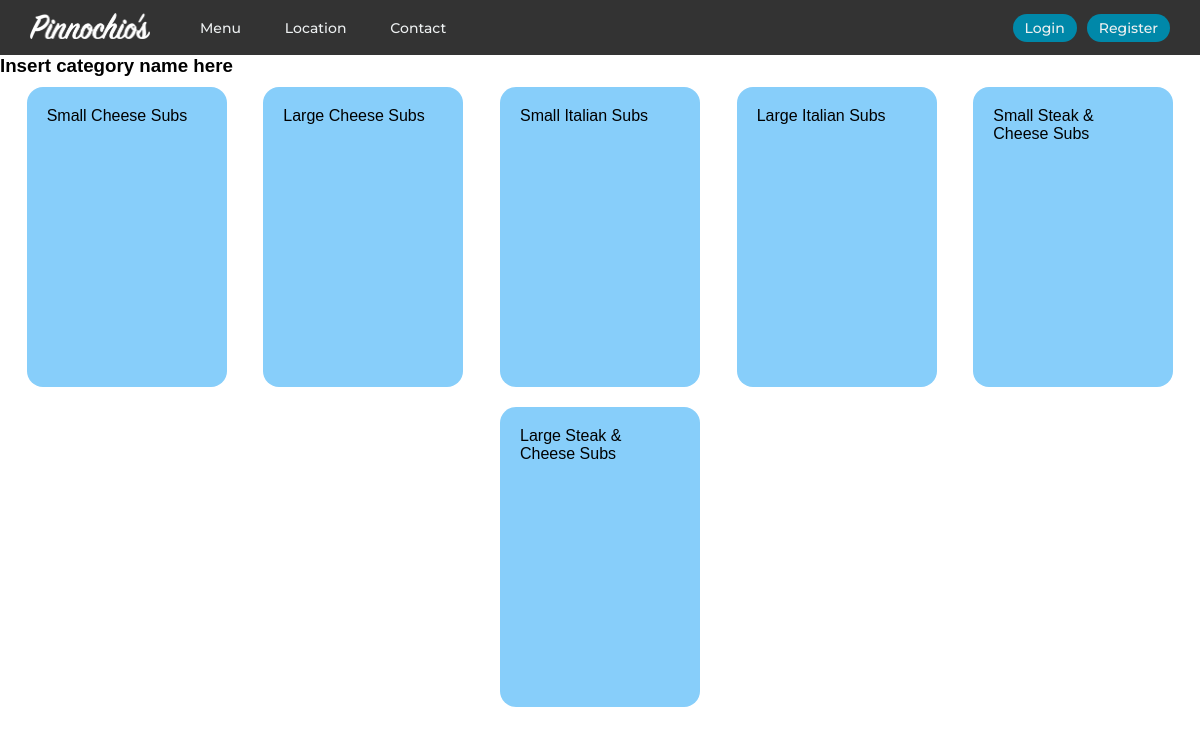
/Subs, run on the app's committed database.
### orders/models.py (models this page shows, shortened)
class Menu_Item(models.Model):
    name = models.CharField(max_length=200)
    description = models.CharField(max_length=200)
    category = models.ForeignKey('Category', blank=False, on_delete=models.CASCADE, related_name="menu_items")
    size = models.ForeignKey('Size', blank=True, null=True, on_delete=models.CASCADE, related_name="menu_items", default='')
    pizza_style = models.ForeignKey('Pizza_Style', blank=True, null=True, on_delete=models.CASCADE, related_name="menu_items", default='')
    price = models.FloatField('Price per item', null=True)
    active = models.BooleanField(default=True)
    def __str__(self):
        if self.size is None and self.pizza_style is None:
            return f"{self.name} {self.category.name}"
        elif self.pizza_style_id is None:
            return f"{self.size.size} {self.name} {self.category.name}"
        else:
            return f"{self.size.size} {self.pizza_style.style} {self.name} {self.category.name}"

class Size(models.Model):
    size = models.CharField(max_length=60)

class Category(models.Model):
    name = models.CharField(max_length=200)
    menu_heading = models.BooleanField(default=True)
    class Meta:
        verbose_name_plural = "Categories"

### orders/views.py (the view)
# urls.py: path("<str:category_name>", views.category, name="category")
def category(request, category_name):
    context = {
        "menu_items": Menu_Item.objects.filter(category__name=category_name, active=True),
    }
    return render(request, "orders/category.html", context)

### orders/templates/orders/category.html (shortened to what this page needs)
{% extends "orders/base.html" %}
{% block main %}
    <h3>Insert category name here</h3>
    <div class='flex_container'>
        {% for item in menu_items %}
            <div class='flex_child'>
                {{ item }}
            </div>
        {% empty %}
            <div>No menu items</div>
        {% endfor %}
    </div>
{% endblock %}

### orders/static/orders/css/styles.css (style rules this page uses)
* { margin: 0px; padding: 0px; box-sizing: border-box; font-family: Arial, Helvetica, sans-serif; }
.flex_container { display: flex; flex-wrap: wrap; justify-content: space-evenly; }
.flex_child { width: 200px; height: 300px; margin: 10px; padding: 20px; background-color: lightskyblue; border-radius: 1em; }

### data on the page
Menu_Item: size+pizza_style+name "Small Cheese Subs"
Menu_Item: size+pizza_style+name "Large Cheese Subs"
Menu_Item: size+pizza_style+name "Small Italian Subs"
Menu_Item: size+pizza_style+name "Large Italian Subs"
Menu_Item: size+pizza_style+name "Small Steak & Cheese Subs"
Menu_Item: size+pizza_style+name "Large Steak & Cheese Subs"
